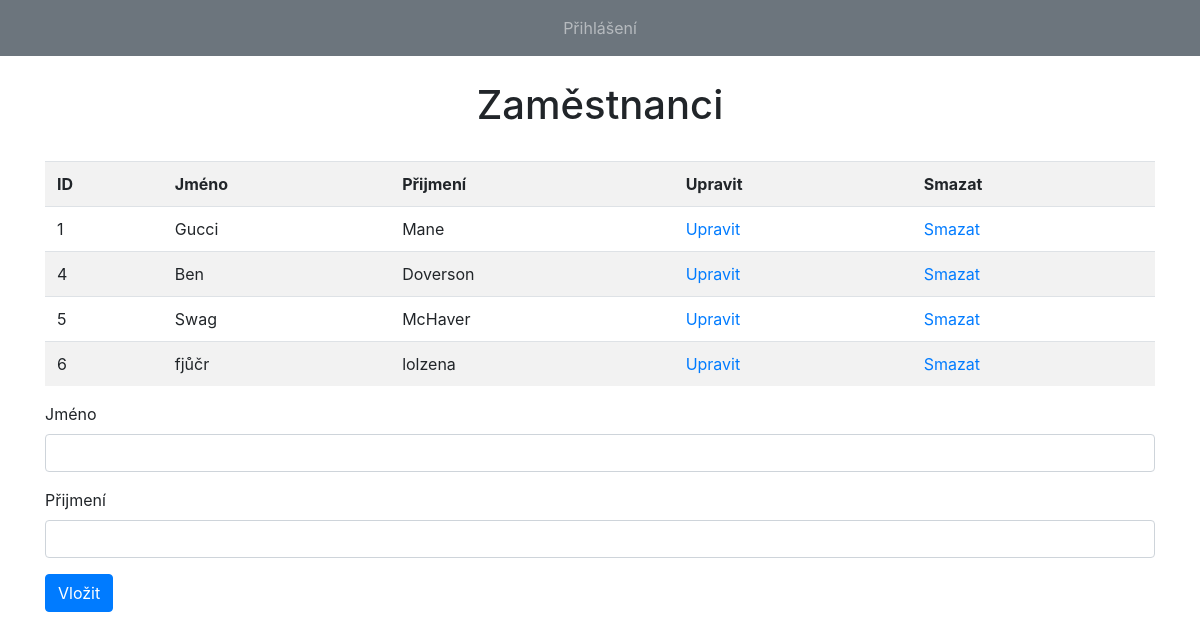
The app's page /index.php/controller/zamestnanci with its own data.
### tables this page shows
CREATE TABLE `zamestnanci` (
  `jmeno` varchar(45) NOT NULL,
  `prijmeni` varchar(45) NOT NULL,
  `id` int(11) NOT NULL
);

### application/controllers/Controller.php (called while the page is built, shortened)
<?php
class Controller extends CI_Controller
{
   public function __construct() {
      $this->load->library('ion_auth');
      $this->load->model('Model');
      $this->load->view('pages/header');
      if(!$this->ion_auth->logged_in())$this->load->view('pages/menu');
      else if($this->ion_auth->logged_in() && $this->ion_auth->is_admin())$this->load->view('pages/menu_admin');
   }
     public function zamestnanci()
     {
           $this->load->library('form_validation');
           $this->form_validation->set_rules("jmeno", "jméno", 'required');
           $this->form_validation->set_rules("prijmeni", "příjmení", 'required');
           if($this->form_validation->run())
           {
                $data = array(
                     "jmeno"     =>$this->input->post("jmeno"),
                     "prijmeni"  =>$this->input->post("prijmeni"));
                if($this->input->post("update"))
                {
                     $this->Model->update_data($data, $this->input->post("hidden_id"));
                     redirect(base_url() . "upraveno");
                }
                if($this->input->post("insert"))
                {
                     $this->Model->insert_data($data);
                     redirect(base_url() . "vlozeno");
                }
           }
           else
           {
               $data["vypis_zamestnanci"] = $this->Model->vypis_zamestnanci();
                $this->load->view("pages/zamestnanci", $data);
           }
     }
}

### index.php (called while the page is built, shortened)
<?php
require_once BASEPATH.'core/CodeIgniter.php';

### application/models/Model.php (called while the page is built, shortened)
<?php
class Model extends CI_model
{
    public function vypis_zamestnanci()
    {
         $query = $this->db->query("SELECT * FROM zamestnanci ORDER BY id ASC");
         return $query->result();
    }
}

### application/views/pages/zamestnanci.php (the view, shortened to what this page needs)
<!doctype html>
<html lang="en">
    <body>
    <div class="container">
      <h1 class="uprostred">Zaměstnanci</h1><br />
      <div class="table-responsive">
           <table class="table table-striped">
                <tr>
                     <th>ID</th>
                     <th>Jméno</th>
                     <th>Přijmení</th>
                     <th>Upravit</th>
                     <th>Smazat</th>
                </tr>
           <?php
                foreach($vypis_zamestnanci as $row)
                {
           ?>
                <tr>
                     <td><?php echo $row->id; ?></td>
                     <td><?php echo $row->jmeno; ?></td>
                     <td><?php echo $row->prijmeni; ?></td>
                     <td><a href="<?php echo base_url(); ?>Controller/update_data/<?php echo $row->id; ?>">Upravit</a></td>
                     <td><a href="#" class="delete_data" id="<?php echo $row->id; ?>">Smazat</a></td>
                </tr>
           <?php
                }
           ?>
           </table>
      </div>
      <form method="post" action="<?php echo base_url()?>Controller/zamestnanci">
           <?php
           if(isset($user_data))
           {
                foreach($user_data->result() as $row)
                {
           ?>
           <div class="form-group">
                <label>Jméno</label>
                <input type="text" name="jmeno" value="<?php echo $row->jmeno; ?>" class="form-control" />
                <span class="text-danger"><?php echo form_error("jmeno"); ?></span>
           </div>
           <div class="form-group">
                <label>Přijmení</label>
                <input type="text" name="prijmeni" value="<?php echo $row->prijmeni; ?>" class="form-control" />
                <span class="text-danger"><?php echo form_error("prijmeni"); ?></span>
           </div>
           <div class="form-group">
                <input type="hidden" name="hidden_id" value="<?php echo $row->id; ?>" />
                <input type="submit" name="update" value="Upravit" class="btn btn-primary" />
           </div>
           <?php
                }
           }
           else
           {
           ?>
           <div class="form-group">
                <label>Jméno</label>
                <input type="text" name="jmeno" class="form-control" />
           </div>
           <div class="form-group">
                <label>Přijmení</label>
                <input type="text" name="prijmeni" class="form-control" />
           </div>
           <div class="form-group">
                <input type="submit" name="insert" value="Vložit" class="btn btn-primary" />
           </div>
           <?php
           }
           ?>
      </form>
      <br /><br /><br />
 </div>
    </body>
</html>

### application/views/pages/header.php (shortened to what this page needs)
<head>
        <link rel="stylesheet" href="https://stackpath.bootstrapcdn.com/bootstrap/4.3.1/css/bootstrap.min.css">
</head>

### application/views/pages/menu.php (shortened to what this page needs)
<!doctype html>
<html lang="en">
  <head>
    <link rel="stylesheet" href="https://stackpath.bootstrapcdn.com/bootstrap/4.3.1/css/bootstrap.min.css">
  </head>
  <body>
    <nav class="navbar navbar-expand-lg navbar-dark bg-secondary navbar-marg navbar-expand">
        <ul class="navbar-nav mr-auto">
                <li class = "nav-item">
                    <a class="nav-link" href="<?php echo base_url()?>prihlaseni">Přihlášení</a>
                </li>
        </ul>
    </nav>
  </body>
</html>

### application/views/pages/menu.php (style rules this page uses)
.navbar-marg { margin-bottom: 25px; }
.navbar-nav { float:none; margin:0 auto; display: inline-block; text-align: center; }
.navbar-nav > li { display: inline-block; float:none; }

### application/views/pages/zamestnanci.php (style rules this page uses)
.uprostred { text-align: center; }

### records on screen
zamestnanci: id "1", jmeno "Gucci", prijmeni "Mane"
zamestnanci: id "4", jmeno "Ben", prijmeni "Doverson"
zamestnanci: id "5", jmeno "Swag", prijmeni "McHaver"
zamestnanci: id "6", jmeno "fjůčr", prijmeni "lolzena"
